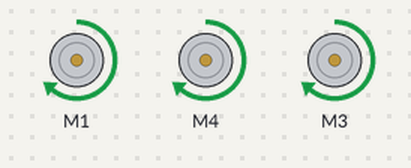
A sketch run on a simulated Arduino Uno, built with avr-gcc and run on an emulated ATmega328P. On the bench: 3 × DC motor (green arrow = forward, orange = backward, longer = faster).

Above: at 0.1 s.
Timing chart, 0 to 1.6 s (numbered marks = the images above):
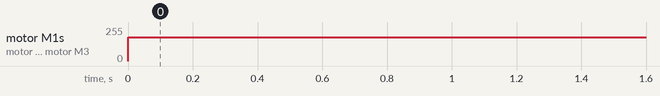

The sketch:

Drive_DispenseTester.ino
```cpp
#include <Wire.h>
#include <Adafruit_MotorShield.h>
#include "utility/Adafruit_PWMServoDriver.h"

//Variables

byte SignalPin = 4; //Pin to connect to indicator LED or buzzer

byte LeftDirection;
byte RightDirection;
byte DispenserDirection;

long RightSpeed = 0;
long LeftSpeed = 0;
long leftdir = 0;
long righdir = 0;
long DispenserSpeed = 0;


//Motor Shield

Adafruit_MotorShield AFMS = Adafruit_MotorShield();
Adafruit_DCMotor *LEFT = AFMS.getMotor(1);  //Left Drive
Adafruit_DCMotor *RIGHT = AFMS.getMotor(4); //Right Drive
Adafruit_DCMotor *DISPENSE = AFMS.getMotor(3);  //Domino Dispenser Motor


void setup()
{
    LEFT->setSpeed(150); //Start both motors
    LEFT->run(FORWARD);
    LEFT->run(RELEASE);

    RIGHT->setSpeed(150);
    RIGHT->run(FORWARD);
    RIGHT->run(RELEASE);

    DISPENSE->setSpeed(150);
    DISPENSE->run(FORWARD);
    DISPENSE->run(RELEASE);


///////////////////SET PARAMETERS HERE///////////////////

    RightSpeed = 180;  //0-255
    LeftSpeed =  180;   //0-255

    RightDirection = 1;  // 0 (stop), 1 (forward), 2 (reverse)
    LeftDirection =  1;   // 0 (stop), 1 (forward), 2 (reverse)

    DispenserDirection = 1;

///////////////////END OF PARAMETERS/////////////////////

    DispenserSpeed = map(min(RightSpeed, LeftSpeed), 0, 255, 0, 255); //Change the last two numbers to tune the dispenser motor speed

    RunMotors(RightSpeed, LeftSpeed, DispenserSpeed, RightDirection, LeftDirection, DispenserDirection);
}

void loop()
{}


void RunMotors(int rs, int ls, int ds, byte rd, byte ld, byte dd) //Run two drive motors
{
    LEFT->setSpeed(rs);
    LEFT->run(rd);
    RIGHT->setSpeed(ls);
    RIGHT->run(ld);
    DISPENSE->setSpeed(ds);
    DISPENSE->run(dd);
}
```

Measured:
- by itself, motor M1, motor M4, motor M3: stopped → forward 180/255 at 0.00 s
